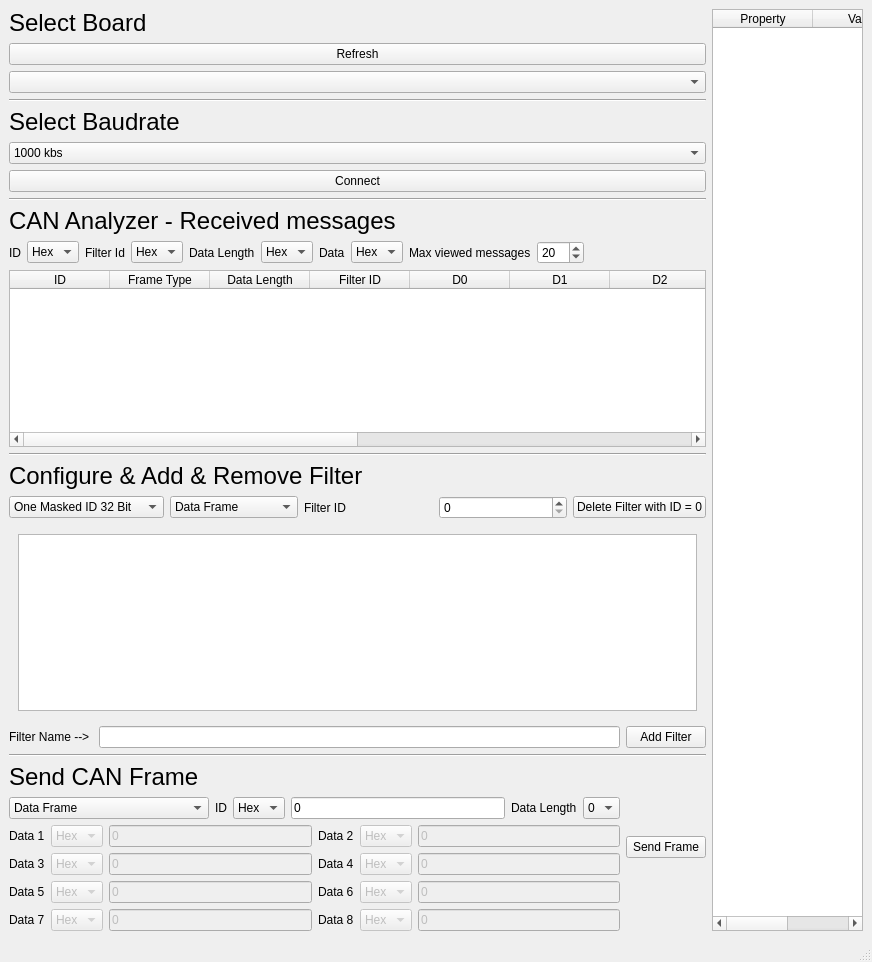
<?xml version="1.0" encoding="UTF-8"?>
<ui version="4.0">
 <class>MainWindow</class>
 <widget class="QMainWindow" name="MainWindow">
  <property name="geometry">
   <rect>
    <x>0</x>
    <y>0</y>
    <width>872</width>
    <height>962</height>
   </rect>
  </property>
  <property name="windowTitle">
   <string>CAN Analyzer GUI</string>
  </property>
  <widget class="QWidget" name="centralwidget">
   <layout class="QHBoxLayout" name="horizontalLayout_23">
    <item>
     <layout class="QVBoxLayout" name="verticalLayout_8">
      <item>
       <layout class="QVBoxLayout" name="verticalLayout_7">
        <item>
         <layout class="QVBoxLayout" name="verticalLayout_6">
          <item>
           <widget class="QLabel" name="label_16">
            <property name="font">
             <font>
              <pointsize>18</pointsize>
             </font>
            </property>
            <property name="text">
             <string>Select Board</string>
            </property>
           </widget>
          </item>
          <item>
           <widget class="QPushButton" name="RefreshAvailableBoards_pushButton">
            <property name="text">
             <string>Refresh</string>
            </property>
           </widget>
          </item>
          <item>
           <widget class="QComboBox" name="AvailableBoards_comboBox"/>
          </item>
          <item>
           <widget class="Line" name="line_3">
            <property name="orientation">
             <enum>Qt::Horizontal</enum>
            </property>
           </widget>
          </item>
          <item>
           <widget class="QLabel" name="label_4">
            <property name="font">
             <font>
              <pointsize>18</pointsize>
             </font>
            </property>
            <property name="text">
             <string>Select Baudrate</string>
            </property>
           </widget>
          </item>
          <item>
           <widget class="QComboBox" name="baudrateSelector_comboBox">
            <item>
             <property name="text">
              <string>1000 kbs</string>
             </property>
            </item>
            <item>
             <property name="text">
              <string>800 kbs</string>
             </property>
            </item>
            <item>
             <property name="text">
              <string>500 kbs</string>
             </property>
            </item>
            <item>
             <property name="text">
              <string>250 kbs</string>
             </property>
            </item>
            <item>
             <property name="text">
              <string>125 kbs</string>
             </property>
            </item>
           </widget>
          </item>
          <item>
           <widget class="QPushButton" name="connect_pushButton">
            <property name="text">
             <string>Connect</string>
            </property>
           </widget>
          </item>
         </layout>
        </item>
        <item>
         <widget class="Line" name="line_4">
          <property name="orientation">
           <enum>Qt::Horizontal</enum>
          </property>
         </widget>
        </item>
        <item>
         <layout class="QVBoxLayout" name="verticalLayout_4">
          <item>
           <layout class="QVBoxLayout" name="verticalLayout_3">
            <item>
             <widget class="QLabel" name="label_17">
              <property name="font">
               <font>
                <pointsize>18</pointsize>
               </font>
              </property>
              <property name="text">
               <string>CAN Analyzer - Received messages</string>
              </property>
             </widget>
            </item>
            <item>
             <layout class="QHBoxLayout" name="horizontalLayout_8">
              <item>
               <layout class="QHBoxLayout" name="horizontalLayout_7">
                <item>
                 <widget class="QLabel" name="ReceiveId_label">
                  <property name="text">
                   <string>ID</string>
                  </property>
                 </widget>
                </item>
                <item>
                 <widget class="QComboBox" name="IDValBase_comboBox">
                  <property name="currentIndex">
                   <number>3</number>
                  </property>
                  <item>
                   <property name="text">
                    <string>Bin</string>
                   </property>
                  </item>
                  <item>
                   <property name="text">
                    <string>Oct</string>
                   </property>
                  </item>
                  <item>
                   <property name="text">
                    <string>Dec</string>
                   </property>
                  </item>
                  <item>
                   <property name="text">
                    <string>Hex</string>
                   </property>
                  </item>
                 </widget>
                </item>
                <item>
                 <widget class="QLabel" name="label_15">
                  <property name="text">
                   <string>Filter Id</string>
                  </property>
                 </widget>
                </item>
                <item>
                 <widget class="QComboBox" name="FilterId_comboBox">
                  <property name="currentIndex">
                   <number>3</number>
                  </property>
                  <item>
                   <property name="text">
                    <string>Bin</string>
                   </property>
                  </item>
                  <item>
                   <property name="text">
                    <string>Oct</string>
                   </property>
                  </item>
                  <item>
                   <property name="text">
                    <string>Dec</string>
                   </property>
                  </item>
                  <item>
                   <property name="text">
                    <string>Hex</string>
                   </property>
                  </item>
                 </widget>
                </item>
                <item>
                 <widget class="QLabel" name="ReceiveDataLength_label">
                  <property name="text">
                   <string>Data Length</string>
                  </property>
                 </widget>
                </item>
                <item>
                 <widget class="QComboBox" name="DataLenValBase_comboBox">
                  <property name="currentIndex">
                   <number>3</number>
                  </property>
                  <item>
                   <property name="text">
                    <string>Bin</string>
                   </property>
                  </item>
                  <item>
                   <property name="text">
                    <string>Oct</string>
                   </property>
                  </item>
                  <item>
                   <property name="text">
                    <string>Dec</string>
                   </property>
                  </item>
                  <item>
                   <property name="text">
                    <string>Hex</string>
                   </property>
                  </item>
                 </widget>
                </item>
                <item>
                 <widget class="QLabel" name="Data_label">
                  <property name="text">
                   <string>Data</string>
                  </property>
                 </widget>
                </item>
                <item>
                 <widget class="QComboBox" name="DataValBase_comboBox">
                  <property name="currentIndex">
                   <number>3</number>
                  </property>
                  <item>
                   <property name="text">
                    <string>Bin</string>
                   </property>
                  </item>
                  <item>
                   <property name="text">
                    <string>Oct</string>
                   </property>
                  </item>
                  <item>
                   <property name="text">
                    <string>Dec</string>
                   </property>
                  </item>
                  <item>
                   <property name="text">
                    <string>Hex</string>
                   </property>
                  </item>
                 </widget>
                </item>
               </layout>
              </item>
              <item>
               <widget class="QLabel" name="label_2">
                <property name="text">
                 <string>Max viewed messages</string>
                </property>
               </widget>
              </item>
              <item>
               <widget class="QSpinBox" name="spinBox">
                <property name="minimum">
                 <number>1</number>
                </property>
                <property name="maximum">
                 <number>100</number>
                </property>
                <property name="value">
                 <number>20</number>
                </property>
               </widget>
              </item>
              <item>
               <spacer name="horizontalSpacer">
                <property name="orientation">
                 <enum>Qt::Horizontal</enum>
                </property>
                <property name="sizeHint" stdset="0">
                 <size>
                  <width>188</width>
                  <height>20</height>
                 </size>
                </property>
               </spacer>
              </item>
             </layout>
            </item>
            <item>
             <widget class="QTableWidget" name="Receive_tableWidget">
              <property name="verticalScrollBarPolicy">
               <enum>Qt::ScrollBarAsNeeded</enum>
              </property>
              <column>
               <property name="text">
                <string>ID</string>
               </property>
              </column>
              <column>
               <property name="text">
                <string>Frame Type</string>
               </property>
              </column>
              <column>
               <property name="text">
                <string>Data Length</string>
               </property>
              </column>
              <column>
               <property name="text">
                <string>Filter ID</string>
               </property>
              </column>
              <column>
               <property name="text">
                <string>D0</string>
               </property>
              </column>
              <column>
               <property name="text">
                <string>D1</string>
               </property>
              </column>
              <column>
               <property name="text">
                <string>D2</string>
               </property>
              </column>
              <column>
               <property name="text">
                <string>D3</string>
               </property>
              </column>
              <column>
               <property name="text">
                <string>D4</string>
               </property>
              </column>
              <column>
               <property name="text">
                <string>D5</string>
               </property>
              </column>
              <column>
               <property name="text">
                <string>D6</string>
               </property>
              </column>
              <column>
               <property name="text">
                <string>D7</string>
               </property>
              </column>
             </widget>
            </item>
           </layout>
          </item>
          <item>
           <layout class="QVBoxLayout" name="verticalLayout_2">
            <item>
             <layout class="QVBoxLayout" name="verticalLayout">
              <item>
               <widget class="Line" name="line_2">
                <property name="orientation">
                 <enum>Qt::Horizontal</enum>
                </property>
               </widget>
              </item>
              <item>
               <widget class="QLabel" name="label_18">
                <property name="font">
                 <font>
                  <pointsize>18</pointsize>
                 </font>
                </property>
                <property name="text">
                 <string>Configure &amp; Add &amp; Remove Filter</string>
                </property>
               </widget>
              </item>
              <item>
               <layout class="QHBoxLayout" name="horizontalLayout_5">
                <item>
                 <widget class="QComboBox" name="FilterType_Combobox">
                  <item>
                   <property name="text">
                    <string>One Masked ID 32 Bit</string>
                   </property>
                  </item>
                  <item>
                   <property name="text">
                    <string>Two IDs 32 Bit</string>
                   </property>
                  </item>
                  <item>
                   <property name="text">
                    <string>Two Masked IDs 16 Bit</string>
                   </property>
                  </item>
                  <item>
                   <property name="text">
                    <string>Four IDs 16 Bit</string>
                   </property>
                  </item>
                 </widget>
                </item>
                <item>
                 <widget class="QComboBox" name="FilterFrameTypecomboBox">
                  <item>
                   <property name="text">
                    <string>Data Frame</string>
                   </property>
                  </item>
                  <item>
                   <property name="text">
                    <string>Remote Frame</string>
                   </property>
                  </item>
                 </widget>
                </item>
                <item>
                 <widget class="QLabel" name="label_5">
                  <property name="text">
                   <string>Filter ID</string>
                  </property>
                 </widget>
                </item>
                <item>
                 <widget class="QSpinBox" name="FilterId_spinBox">
                  <property name="maximum">
                   <number>27</number>
                  </property>
                 </widget>
                </item>
                <item>
                 <widget class="QPushButton" name="DeleteFilter_pushButton">
                  <property name="text">
                   <string>Delete Filter with ID = 0</string>
                  </property>
                 </widget>
                </item>
               </layout>
              </item>
              <item>
               <widget class="QStackedWidget" name="stackedWidget">
                <property name="currentIndex">
                 <number>3</number>
                </property>
                <widget class="QWidget" name="page_0">
                 <layout class="QHBoxLayout" name="horizontalLayout">
                  <item>
                   <widget class="QTableWidget" name="QTable_Filter_1ID32_1Mask32">
                    <property name="enabled">
                     <bool>true</bool>
                    </property>
                    <property name="maximumSize">
                     <size>
                      <width>16777215</width>
                      <height>200</height>
                     </size>
                    </property>
                   </widget>
                  </item>
                 </layout>
                </widget>
                <widget class="QWidget" name="page_1">
                 <layout class="QHBoxLayout" name="horizontalLayout_2">
                  <item>
                   <widget class="QTableWidget" name="QTable_Filter_2IDs32_NoMask">
                    <property name="enabled">
                     <bool>true</bool>
                    </property>
                    <property name="maximumSize">
                     <size>
                      <width>16777215</width>
                      <height>150</height>
                     </size>
                    </property>
                   </widget>
                  </item>
                 </layout>
                </widget>
                <widget class="QWidget" name="page_2">
                 <layout class="QHBoxLayout" name="horizontalLayout_4">
                  <item>
                   <widget class="QTableWidget" name="QTable_Filter_2ID16_2Mask16">
                    <property name="enabled">
                     <bool>true</bool>
                    </property>
                    <property name="maximumSize">
                     <size>
                      <width>16777215</width>
                      <height>200</height>
                     </size>
                    </property>
                   </widget>
                  </item>
                 </layout>
                </widget>
                <widget class="QWidget" name="page_3">
                 <layout class="QHBoxLayout" name="horizontalLayout_3">
                  <item>
                   <widget class="QTableWidget" name="QTable_Filter_4IDs16_NoMask">
                    <property name="maximumSize">
                     <size>
                      <width>16777215</width>
                      <height>200</height>
                     </size>
                    </property>
                   </widget>
                  </item>
                 </layout>
                </widget>
               </widget>
              </item>
             </layout>
            </item>
            <item>
             <layout class="QHBoxLayout" name="horizontalLayout_6">
              <item>
               <widget class="QLabel" name="label">
                <property name="text">
                 <string>Filter Name --&gt; </string>
                </property>
               </widget>
              </item>
              <item>
               <widget class="QLineEdit" name="FilterName_lineEdit"/>
              </item>
              <item>
               <widget class="QPushButton" name="AddFilter_pushButton">
                <property name="text">
                 <string>Add Filter</string>
                </property>
               </widget>
              </item>
             </layout>
            </item>
           </layout>
          </item>
         </layout>
        </item>
       </layout>
      </item>
      <item>
       <widget class="Line" name="line">
        <property name="font">
         <font>
          <weight>75</weight>
          <bold>true</bold>
         </font>
        </property>
        <property name="styleSheet">
         <string notr="true">QPlainTextEdit {
    border: 500px solid #000000; /* Adjust the thickness value as needed */
}
</string>
        </property>
        <property name="orientation">
         <enum>Qt::Horizontal</enum>
        </property>
       </widget>
      </item>
      <item>
       <layout class="QHBoxLayout" name="horizontalLayout_22">
        <item>
         <layout class="QVBoxLayout" name="verticalLayout_5">
          <item>
           <widget class="QLabel" name="label_19">
            <property name="font">
             <font>
              <pointsize>18</pointsize>
             </font>
            </property>
            <property name="text">
             <string>Send CAN Frame</string>
            </property>
           </widget>
          </item>
          <item>
           <layout class="QHBoxLayout" name="horizontalLayout_17">
            <item>
             <widget class="QComboBox" name="SendDataFrameType_comboBox">
              <property name="minimumSize">
               <size>
                <width>200</width>
                <height>0</height>
               </size>
              </property>
              <item>
               <property name="text">
                <string>Data Frame</string>
               </property>
              </item>
              <item>
               <property name="text">
                <string>Remote Frame</string>
               </property>
              </item>
             </widget>
            </item>
            <item>
             <widget class="QLabel" name="label_3">
              <property name="text">
               <string>ID</string>
              </property>
             </widget>
            </item>
            <item>
             <widget class="QComboBox" name="SendDataIdBase_comboBox">
              <property name="currentIndex">
               <number>3</number>
              </property>
              <item>
               <property name="text">
                <string>Bin</string>
               </property>
              </item>
              <item>
               <property name="text">
                <string>Oct</string>
               </property>
              </item>
              <item>
               <property name="text">
                <string>Dec</string>
               </property>
              </item>
              <item>
               <property name="text">
                <string>Hex</string>
               </property>
              </item>
             </widget>
            </item>
            <item>
             <widget class="QLineEdit" name="SendIdOfData_lineEdit">
              <property name="text">
               <string>0</string>
              </property>
             </widget>
            </item>
            <item>
             <widget class="QLabel" name="label_6">
              <property name="text">
               <string>Data Length</string>
              </property>
             </widget>
            </item>
            <item>
             <widget class="QComboBox" name="SendDataLength_comboBox">
              <item>
               <property name="text">
                <string>0</string>
               </property>
              </item>
              <item>
               <property name="text">
                <string>1</string>
               </property>
              </item>
              <item>
               <property name="text">
                <string>2</string>
               </property>
              </item>
              <item>
               <property name="text">
                <string>3</string>
               </property>
              </item>
              <item>
               <property name="text">
                <string>4</string>
               </property>
              </item>
              <item>
               <property name="text">
                <string>5</string>
               </property>
              </item>
              <item>
               <property name="text">
                <string>6</string>
               </property>
              </item>
              <item>
               <property name="text">
                <string>7</string>
               </property>
              </item>
              <item>
               <property name="text">
                <string>8</string>
               </property>
              </item>
             </widget>
            </item>
           </layout>
          </item>
          <item>
           <layout class="QHBoxLayout" name="horizontalLayout_18">
            <item>
             <layout class="QHBoxLayout" name="horizontalLayout_9">
              <item>
               <widget class="QLabel" name="label_7">
                <property name="text">
                 <string>Data 1</string>
                </property>
               </widget>
              </item>
              <item>
               <widget class="QComboBox" name="SendData1DataType_comboBox">
                <property name="enabled">
                 <bool>false</bool>
                </property>
                <property name="currentIndex">
                 <number>3</number>
                </property>
                <item>
                 <property name="text">
                  <string>Bin</string>
                 </property>
                </item>
                <item>
                 <property name="text">
                  <string>Oct</string>
                 </property>
                </item>
                <item>
                 <property name="text">
                  <string>Dec</string>
                 </property>
                </item>
                <item>
                 <property name="text">
                  <string>Hex</string>
                 </property>
                </item>
               </widget>
              </item>
              <item>
               <widget class="QLineEdit" name="SendData1_lineEdit">
                <property name="enabled">
                 <bool>false</bool>
                </property>
                <property name="text">
                 <string>0</string>
                </property>
               </widget>
              </item>
             </layout>
            </item>
            <item>
             <layout class="QHBoxLayout" name="horizontalLayout_10">
              <item>
               <widget class="QLabel" name="label_8">
                <property name="text">
                 <string>Data 2</string>
                </property>
               </widget>
              </item>
              <item>
               <widget class="QComboBox" name="SendData2DataType_comboBox">
                <property name="enabled">
                 <bool>false</bool>
                </property>
                <property name="currentIndex">
                 <number>3</number>
                </property>
                <item>
                 <property name="text">
                  <string>Bin</string>
                 </property>
                </item>
                <item>
                 <property name="text">
                  <string>Oct</string>
                 </property>
                </item>
                <item>
                 <property name="text">
                  <string>Dec</string>
                 </property>
                </item>
                <item>
                 <property name="text">
                  <string>Hex</string>
                 </property>
                </item>
               </widget>
              </item>
              <item>
               <widget class="QLineEdit" name="SendData2_lineEdit">
                <property name="enabled">
                 <bool>false</bool>
                </property>
                <property name="text">
                 <string>0</string>
                </property>
               </widget>
              </item>
             </layout>
            </item>
           </layout>
          </item>
          <item>
           <layout class="QHBoxLayout" name="horizontalLayout_19">
            <item>
             <layout class="QHBoxLayout" name="horizontalLayout_11">
              <item>
               <widget class="QLabel" name="label_10">
                <property name="text">
                 <string>Data 3</string>
                </property>
               </widget>
              </item>
              <item>
               <widget class="QComboBox" name="SendData3DataType_comboBox">
                <property name="enabled">
                 <bool>false</bool>
                </property>
                <property name="currentIndex">
                 <number>3</number>
                </property>
                <item>
                 <property name="text">
                  <string>Bin</string>
                 </property>
                </item>
                <item>
                 <property name="text">
                  <string>Oct</string>
                 </property>
                </item>
                <item>
                 <property name="text">
                  <string>Dec</string>
                 </property>
                </item>
                <item>
                 <property name="text">
                  <string>Hex</string>
                 </property>
                </item>
               </widget>
              </item>
              <item>
               <widget class="QLineEdit" name="SendData3_lineEdit">
                <property name="enabled">
                 <bool>false</bool>
                </property>
                <property name="text">
                 <string>0</string>
                </property>
               </widget>
              </item>
             </layout>
            </item>
            <item>
             <layout class="QHBoxLayout" name="horizontalLayout_12">
              <item>
               <widget class="QLabel" name="label_9">
                <property name="text">
                 <string>Data 4</string>
                </property>
               </widget>
              </item>
              <item>
               <widget class="QComboBox" name="SendData4DataType_comboBox">
                <property name="enabled">
                 <bool>false</bool>
                </property>
                <property name="currentIndex">
                 <number>3</number>
                </property>
                <item>
                 <property name="text">
                  <string>Bin</string>
                 </property>
                </item>
                <item>
                 <property name="text">
                  <string>Oct</string>
                 </property>
                </item>
                <item>
                 <property name="text">
                  <string>Dec</string>
                 </property>
                </item>
                <item>
                 <property name="text">
                  <string>Hex</string>
                 </property>
                </item>
               </widget>
              </item>
              <item>
               <widget class="QLineEdit" name="SendData4_lineEdit">
                <property name="enabled">
                 <bool>false</bool>
                </property>
                <property name="text">
                 <string>0</string>
                </property>
               </widget>
              </item>
             </layout>
            </item>
           </layout>
          </item>
          <item>
           <layout class="QHBoxLayout" name="horizontalLayout_20">
            <item>
             <layout class="QHBoxLayout" name="horizontalLayout_13">
              <item>
               <widget class="QLabel" name="label_12">
                <property name="text">
                 <string>Data 5</string>
                </property>
               </widget>
              </item>
              <item>
               <widget class="QComboBox" name="SendData5DataType_comboBox">
                <property name="enabled">
                 <bool>false</bool>
                </property>
                <property name="currentIndex">
                 <number>3</number>
                </property>
                <item>
                 <property name="text">
                  <string>Bin</string>
                 </property>
                </item>
                <item>
                 <property name="text">
                  <string>Oct</string>
                 </property>
                </item>
                <item>
                 <property name="text">
                  <string>Dec</string>
                 </property>
                </item>
                <item>
                 <property name="text">
                  <string>Hex</string>
                 </property>
                </item>
               </widget>
              </item>
              <item>
               <widget class="QLineEdit" name="SendData5_lineEdit">
                <property name="enabled">
                 <bool>false</bool>
                </property>
                <property name="text">
                 <string>0</string>
                </property>
               </widget>
              </item>
             </layout>
            </item>
            <item>
             <layout class="QHBoxLayout" name="horizontalLayout_14">
              <item>
               <widget class="QLabel" name="label_11">
                <property name="text">
                 <string>Data 6</string>
                </property>
               </widget>
              </item>
              <item>
               <widget class="QComboBox" name="SendData6DataType_comboBox">
                <property name="enabled">
                 <bool>false</bool>
                </property>
                <property name="currentIndex">
                 <number>3</number>
                </property>
                <item>
                 <property name="text">
                  <string>Bin</string>
                 </property>
                </item>
                <item>
                 <property name="text">
                  <string>Oct</string>
                 </property>
                </item>
                <item>
                 <property name="text">
                  <string>Dec</string>
                 </property>
                </item>
                <item>
                 <property name="text">
                  <string>Hex</string>
                 </property>
                </item>
               </widget>
              </item>
              <item>
               <widget class="QLineEdit" name="SendData6_lineEdit">
                <property name="enabled">
                 <bool>false</bool>
                </property>
                <property name="text">
                 <string>0</string>
                </property>
               </widget>
              </item>
             </layout>
            </item>
           </layout>
          </item>
          <item>
           <layout class="QHBoxLayout" name="horizontalLayout_21">
            <item>
             <layout class="QHBoxLayout" name="horizontalLayout_15">
              <item>
               <widget class="QLabel" name="label_14">
                <property name="text">
                 <string>Data 7</string>
                </property>
               </widget>
              </item>
              <item>
               <widget class="QComboBox" name="SendData7DataType_comboBox">
                <property name="enabled">
                 <bool>false</bool>
                </property>
                <property name="currentIndex">
                 <number>3</number>
                </property>
                <item>
                 <property name="text">
                  <string>Bin</string>
                 </property>
                </item>
                <item>
                 <property name="text">
                  <string>Oct</string>
                 </property>
                </item>
                <item>
                 <property name="text">
                  <string>Dec</string>
                 </property>
                </item>
                <item>
                 <property name="text">
                  <string>Hex</string>
                 </property>
                </item>
               </widget>
              </item>
              <item>
               <widget class="QLineEdit" name="SendData7_lineEdit">
                <property name="enabled">
                 <bool>false</bool>
                </property>
                <property name="text">
                 <string>0</string>
                </property>
               </widget>
              </item>
             </layout>
            </item>
            <item>
             <layout class="QHBoxLayout" name="horizontalLayout_16">
              <item>
               <widget class="QLabel" name="label_13">
                <property name="text">
                 <string>Data 8</string>
                </property>
               </widget>
              </item>
              <item>
               <widget class="QComboBox" name="SendData8DataType_comboBox">
                <property name="enabled">
                 <bool>false</bool>
                </property>
                <property name="currentIndex">
                 <number>3</number>
                </property>
                <item>
                 <property name="text">
                  <string>Bin</string>
                 </property>
                </item>
                <item>
                 <property name="text">
                  <string>Oct</string>
                 </property>
                </item>
                <item>
                 <property name="text">
                  <string>Dec</string>
                 </property>
                </item>
                <item>
                 <property name="text">
                  <string>Hex</string>
                 </property>
                </item>
               </widget>
              </item>
              <item>
               <widget class="QLineEdit" name="SendData8_lineEdit">
                <property name="enabled">
                 <bool>false</bool>
                </property>
                <property name="text">
                 <string>0</string>
                </property>
               </widget>
              </item>
             </layout>
            </item>
           </layout>
          </item>
         </layout>
        </item>
        <item>
         <widget class="QPushButton" name="CANSendFrame_pushButton">
          <property name="text">
           <string>Send Frame</string>
          </property>
         </widget>
        </item>
       </layout>
      </item>
     </layout>
    </item>
    <item>
     <widget class="QTableWidget" name="FilterExplorer_tableWidget">
      <property name="minimumSize">
       <size>
        <width>0</width>
        <height>900</height>
       </size>
      </property>
      <property name="maximumSize">
       <size>
        <width>250</width>
        <height>16777215</height>
       </size>
      </property>
      <property name="sizeAdjustPolicy">
       <enum>QAbstractScrollArea::AdjustToContents</enum>
      </property>
      <property name="gridStyle">
       <enum>Qt::SolidLine</enum>
      </property>
      <column>
       <property name="text">
        <string>Property</string>
       </property>
      </column>
      <column>
       <property name="text">
        <string>Value</string>
       </property>
      </column>
     </widget>
    </item>
   </layout>
  </widget>
  <widget class="QMenuBar" name="menubar">
   <property name="geometry">
    <rect>
     <x>0</x>
     <y>0</y>
     <width>872</width>
     <height>22</height>
    </rect>
   </property>
  </widget>
  <widget class="QStatusBar" name="statusbar"/>
 </widget>
 <resources/>
 <connections/>
</ui>
